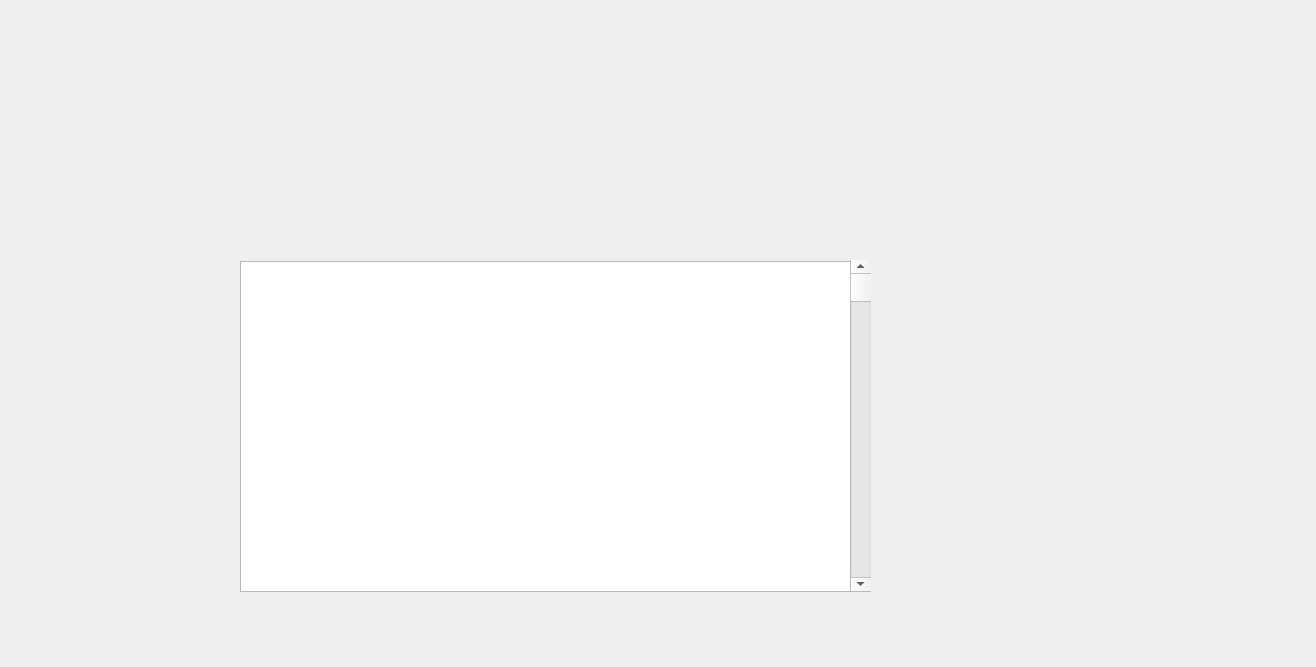
<?xml version="1.0" encoding="UTF-8"?>
<ui version="4.0">
 <class>SecDialog2</class>
 <widget class="QDialog" name="SecDialog2">
  <property name="geometry">
   <rect>
    <x>0</x>
    <y>0</y>
    <width>1316</width>
    <height>667</height>
   </rect>
  </property>
  <property name="windowTitle">
   <string>Dialog</string>
  </property>
  <widget class="QListWidget" name="listWidget">
   <property name="geometry">
    <rect>
     <x>240</x>
     <y>261</y>
     <width>631</width>
     <height>331</height>
    </rect>
   </property>
  </widget>
  <widget class="QScrollBar" name="verticalScrollBar">
   <property name="geometry">
    <rect>
     <x>850</x>
     <y>260</y>
     <width>21</width>
     <height>331</height>
    </rect>
   </property>
   <property name="orientation">
    <enum>Qt::Vertical</enum>
   </property>
  </widget>
 </widget>
 <resources/>
 <connections/>
</ui>
